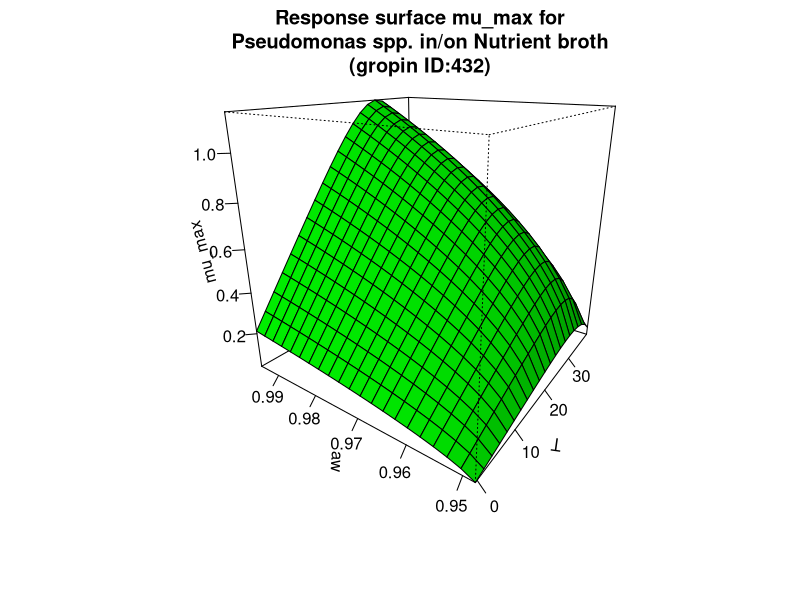

Reproduce this figure in R.
#############################
# start of Parameter script
#############################
T <- seq(-0.4004,39.1608391608392,length.out=21)
aw <- seq(0.947947,0.995004995004995,length.out=21)
#############################
# end of Parameter script
#############################
############################# 
# start of Model script Gropin ID 432 
#############################
 
# constant coefficients for this model
 
variables <- data.frame(T,aw)
argumentsPar <- expand.grid(variables)
 
# heart of the model
response_surface <- function(T,aw) {
   mumax <-0.1709*(T+6.1)*(1-exp(0.1723*(T-41.2)))*sqrt(aw-0.947)

return(mumax=mumax)
} 

# output parameters
mumax <- cbind(argumentsPar,response_surface(argumentsPar['T'],argumentsPar['aw']))
colnames(mumax) <- c(colnames(argumentsPar),'mumax')
#############################
# End of Model script
#############################
############################# 
# start of Visualisation script Gropin ID 432 
#############################
persp(T,aw,matrix(unlist(mumax$mumax),nrow=21),col = 'green',xlab='T',ylab='aw',zlab='mu_max',main='Response surface mu_max for
Pseudomonas spp. in/on Nutrient broth
(gropin ID:432)',theta=305,phi=20,shade=0.25,ticktype = 'detailed')
#############################
# End of Visualisation script
#############################
